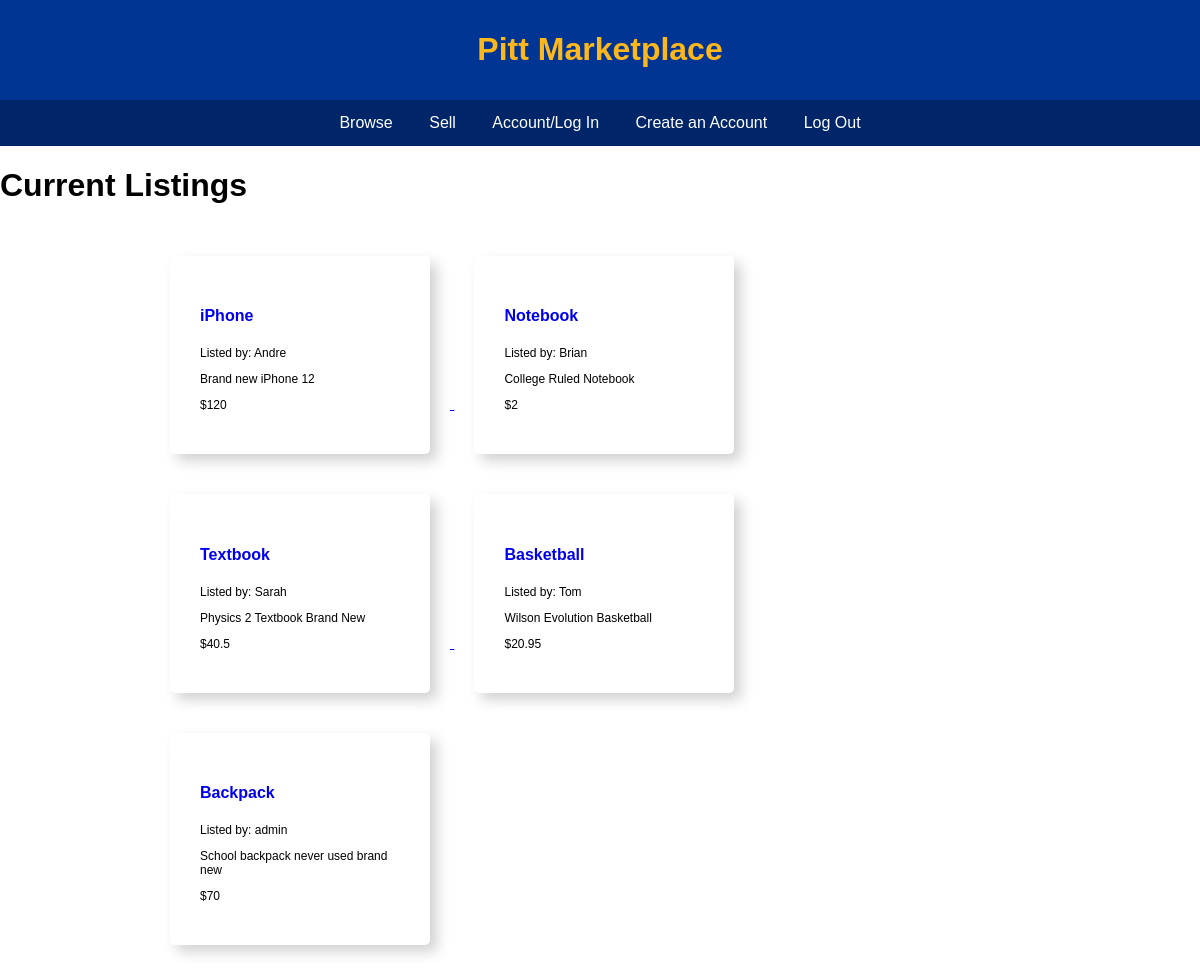
/market, run on an earlier commit of the app's database.
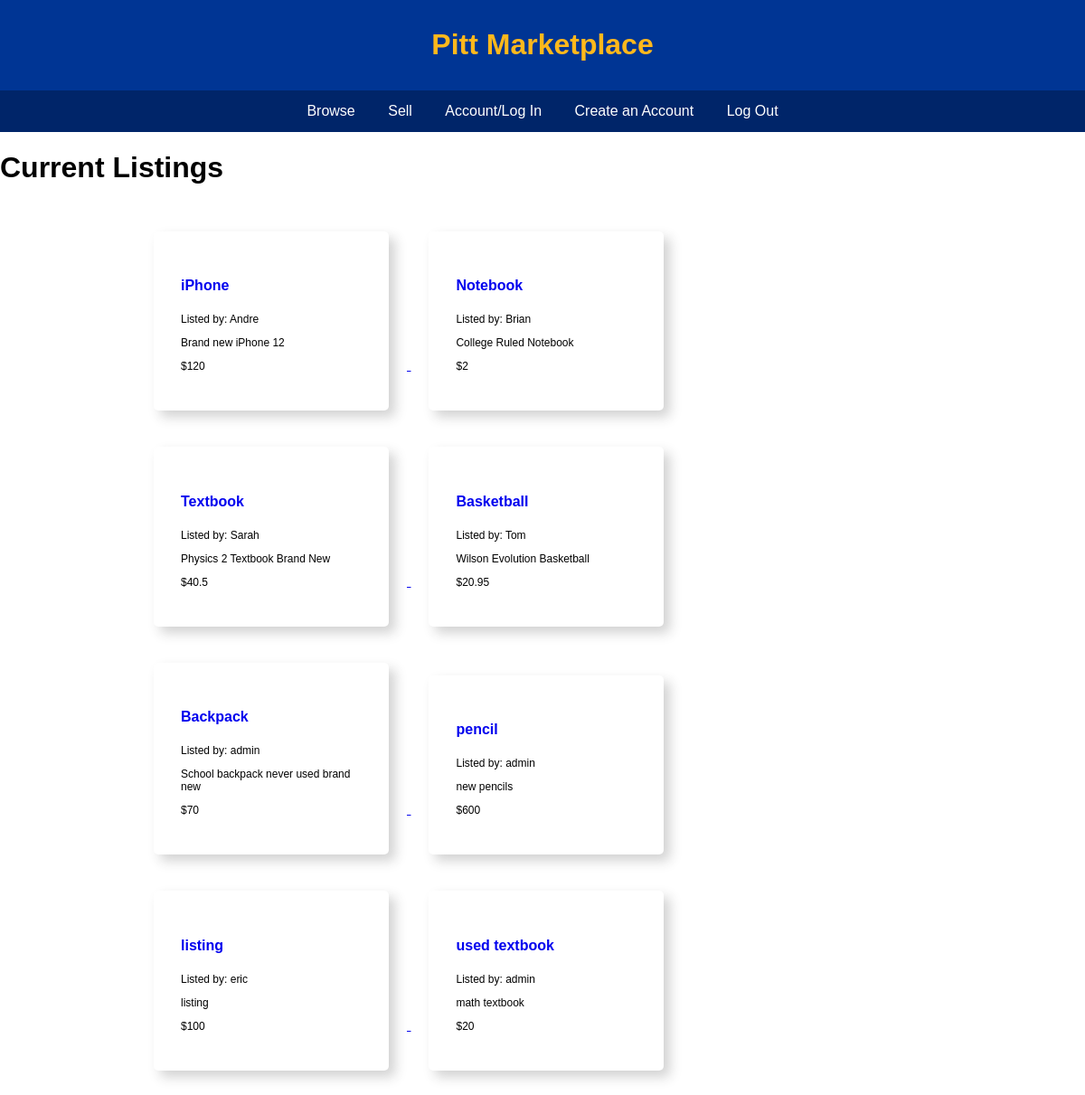
And on a later commit of the database.
### tables this page shows
CREATE TABLE "Listing" (
	"id"	INTEGER,
	"author_id"	INTEGER,
	"title"	TEXT,
	"desc"	TEXT,
	"price"	NUMERIC,
	"category"	TEXT,
	"status"	INTEGER,
	PRIMARY KEY("id")
);

### app.py (the view)
@app.route("/market")
def market():
    listing_data = ListingRepo()
    listings = []
    for row in listing_data.get_data('data.db'):
        listings.append(Listing(row[0],row[1], row[2], row[3], row[4], row[5]))
    return render_template('market.html', listings = listings)

### listings.py (called while the page is built)
    @property
    def price(self):
        return self._price

    @property
    def title(self):
        return self._title

    @property
    def desc(self):
        return self._desc

    @property
    def author(self):
        return self._author_id

    def get_data(self, database):
        conn = sqlite3.connect(database)
        cursor = conn.cursor()
        cursor.execute("SELECT * FROM Listing")
        rows = cursor.fetchall()
        cursor.close()
        conn.close()
        return rows

### templates/market.html
{% extends 'layout.html' %}
{% block content %}
<h1>Current Listings</h1>
    <div class = "cards">
    {% for listing in listings %}
    <a href="/"{listing.id}>
        <div class="card">
            <h4><b>{{ listing.title }}</b></h4>
            <p>Listed by: {{ listing.author }}</p>
            <p>{{ listing.desc }}</p>
            <p>${{ listing.price }}</p>
        </div>
    </a>
    {% endfor %}
    </div>
    {% endblock %}

### templates/layout.html (shortened to what this page needs)
<!DOCTYPE html>
<html>
  <link rel="stylesheet" href="{{ url_for('static', filename='layout.css') }}">
  <head>
  </head>
  <body>
    <div id="content">
      <header>
        <h1 style="color: #FFB81C">Pitt Marketplace</h1>
      </header>
      <nav>
        <a href="/market">Browse</a>
        <a href="/sell">Sell</a>
        <a href="/account">Account/Log In</a>
        <a href="/create">Create an Account</a>
        <a href="/logout">Log Out</a>
      </nav>
    <main>
      {% block content %}{% endblock %}
    </main>
    </div>
  </body>
</html>

### static/layout.css (style rules this page uses)
body { font-family: Arial, sans-serif; margin: 0; padding: 0; }
header { background-color: #003594; padding: 10px; text-align: center; }
nav { background-color: #002569; overflow: hidden; text-align: center; }
nav a { display: inline-block; color: white; text-align: center; padding: 14px 16px; text-decoration: none; }
.cards { margin: auto; width: 75%; padding: 10px; }
.card { border-radius: 5px; background-color: white; display: inline-block; box-shadow: 7px 7px 13px 0px rgba(50, 50, 50, 0.22); padding: 30px; margin: 20px; width: 200px; transition: all 0.3s ease-out; }
.card p { color: #000000; font-size: 12px; }

What changed in the data, as far as the page shows it:
added Listing: title "pencil", author "admin", desc "new pencils", price "600"
added Listing: title "listing", author "eric", desc "listing", price "100"
added Listing: title "used textbook", author "admin", desc "math textbook", price "20"
